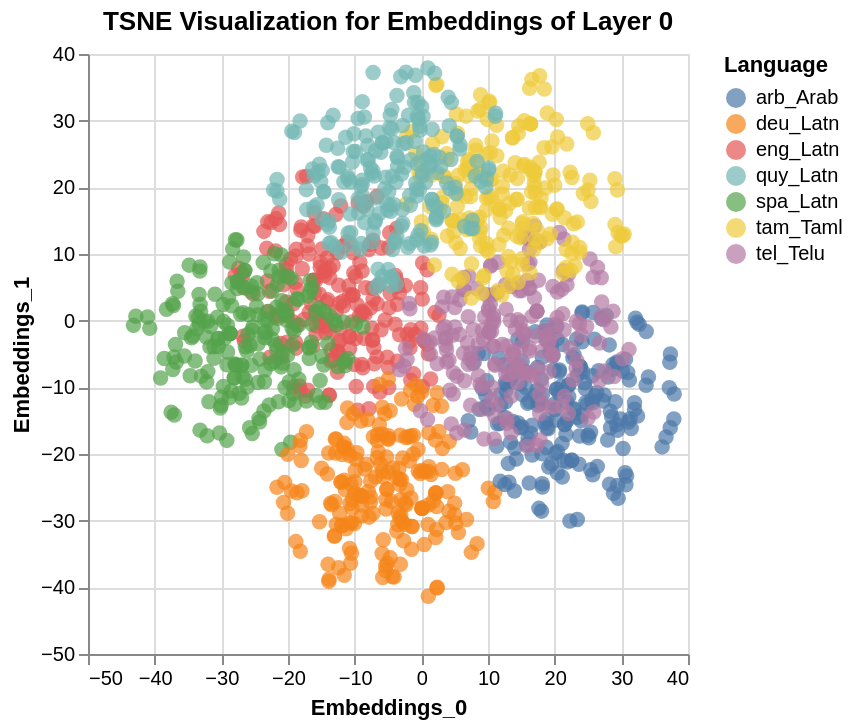

The notebook cell this image was saved under:
### Markdown cell above
## TSNE Visualisation of sentences using Altair chart

Note: The display has issue in loop for all layers so we have displayed for first and mid and last layer. However you can change the layer_n to visualize intermediate layer represntations as well

### Code cell
layer_n = 0

sentence_layer_embedding = np.zeros((0, 1024))
sentence_list = []
lang_list = []
# GEt flattened embeddings of all languages for each layer
for i, s_embeddings in enumerate(sentence_embeddings):
    sentence_lang_layer_embeddings = s_embeddings[:,layer_n,:]
    sentence_layer_embedding = np.vstack((sentence_layer_embedding,sentence_lang_layer_embeddings))
    sentence_list.extend(sequences[i])
    lang_list.extend([LANGUAGES[i]] * s_embeddings.shape[0])

tsne = TSNE(n_components=3, random_state=42)
tsne_result = tsne.fit_transform(sentence_layer_embedding)

data = {
    'Embeddings_0' : tsne_result[:,0],
    'Embeddings_1' : tsne_result[:,1],
    'Sentences': sentence_list,
    'Language': lang_list
}
data_df = pd.DataFrame(data)

alt.Chart(data_df).mark_circle(size=60).encode(
    x='Embeddings_0:Q',
    y='Embeddings_1:Q',
    color='Language:N',
    tooltip=['Language:N', 'Sentences:N']
).properties(
    title=f'TSNE Visualization for Embeddings of Layer {layer_n}'
).interactive()

### Figure 1 — Vega-Lite specification as saved in the notebook (floating-point values rounded to 4 significant figures; data arrays with more than 128 entries replaced by an {"elided": "..."} marker saying what was removed)
{"config": {"view": {"continuousWidth": 300, "continuousHeight": 300}}, "data": {"name": "data-b2c7de25019738422486f96f247b0e4f"}, "mark": {"type": "circle", "size": 60}, "encoding": {"color": {"field": "Language", "type": "nominal"}, "tooltip": [{"field": "Language", "type": "nominal"}, {"field": "Sentences", "type": "nominal"}], "x": {"field": "Embeddings_0", "type": "quantitative"}, "y": {"field": "Embeddings_1", "type": "quantitative"}}, "params": [{"name": "param_24", "select": {"type": "interval", "encodings": ["x", "y"]}, "bind": "scales"}], "title": "TSNE Visualization for Embeddings of Layer 0", "$schema": "https://vega.github.io/schema/vega-lite/v5.16.3.json", "datasets": {"data-b2c7de25019738422486f96f247b0e4f": {"elided": "1400 records"}}}
